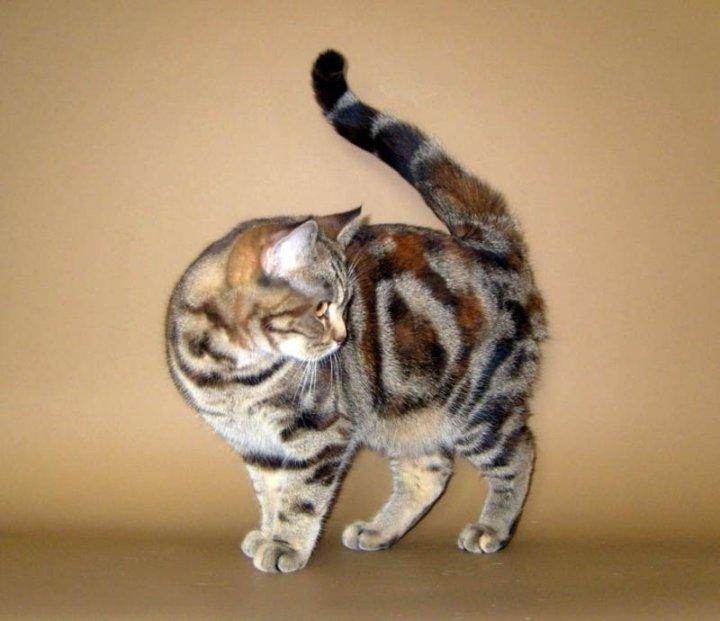
#> input picture images/kisa.jpg, 720 x 621 px
$ python for_cycles.py
#> lines starting #> are read from the running program, lines starting #| are printed output that depends on the picture
from PIL import Image

im = Image.open("images/kisa.jpg")
#> im is the input picture: PIL image 720x621 RGB; mean R, G, B 168.5, 140.9, 107.1
print(f'image size {im.size}')
#| image size (720, 621)

# box = (0, 0, 1000, 1000)
# region = im.crop(box)
# region.show()

# ВНИМАНИЕ! В Pillow первой координатой идет X!
for x in range(im.size[0] // 2):
    for y in range(im.size[1] // 2):
        pix = im.getpixel((x, y))
        avg = (pix[0] + pix[1] + pix[2]) //3
        im.putpixel((x, y), (avg, avg, avg))
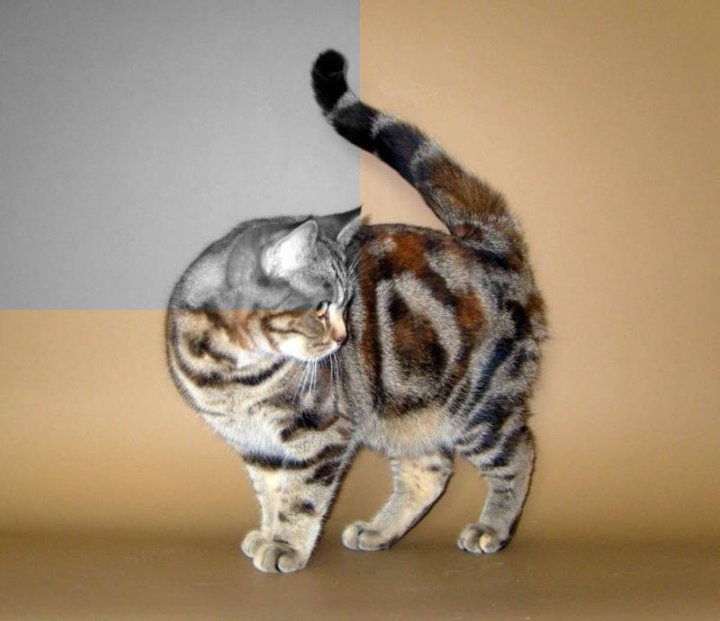
#> im: PIL image 720x621 RGB; mean R, G, B 160.5, 140.3, 115.4

im.show()
im.save('./kisa.jpg')
